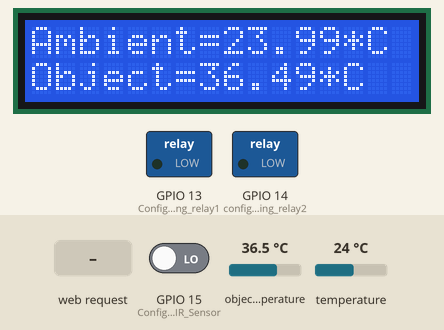
This sketch was run on a simulated ESP8266 (NodeMCU). Parts: 16×2 character LCD, switched loads named in the sketch (green lamp = pin HIGH). The test bench sets the inputs (shaded band); at power-on: GPIO 15 (Configuring_PIR_Sensor) LOW, object temperature 36.5 °C, temperature 24 °C. WiFi joins after 1.5 s; servers stay silent unless stated; what the sketch prints to the serial monitor is not drawn.

Above: at 11.0 s.
11.1 s: GPIO 15 (Configuring_PIR_Sensor) driven HIGH
At 12.3 s:
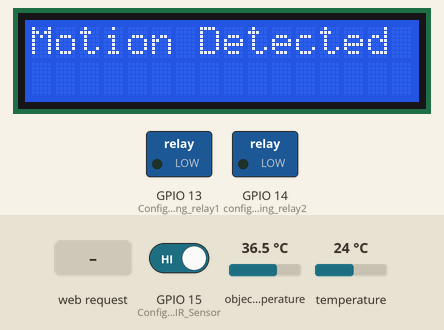
18.6 s: object temperature set to 37.5 °C
At 20.6 s:
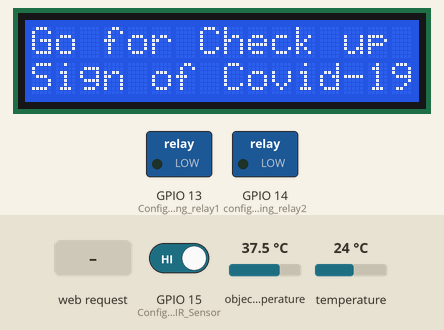
26.1 s: temperature set to 41 °C
At 30.59 s:
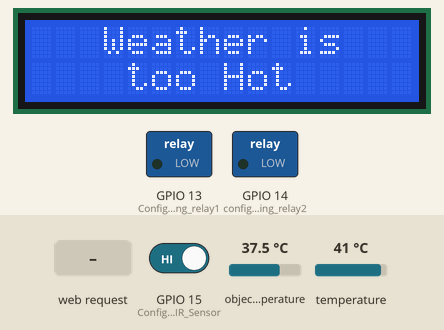
32.2 s: HTTP request GET /Relay1Off received
At 37.2 s:
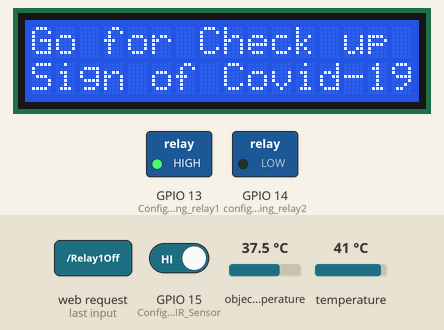
38.1 s: HTTP request GET /Relay2Off received
At 42.7 s:
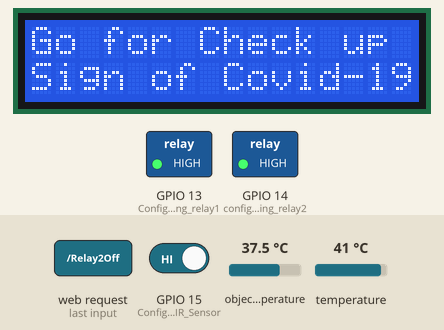
43.7 s: HTTP request GET /Relay1On received
At 48.2 s:
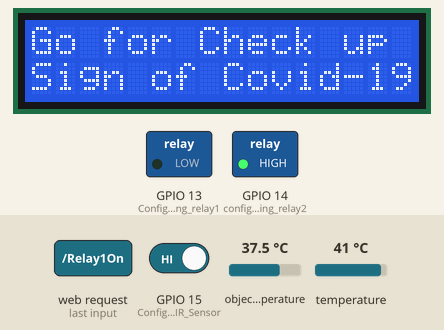
Timing chart, 0 to 49.7 s (numbered marks = the images above; inputs shaded):
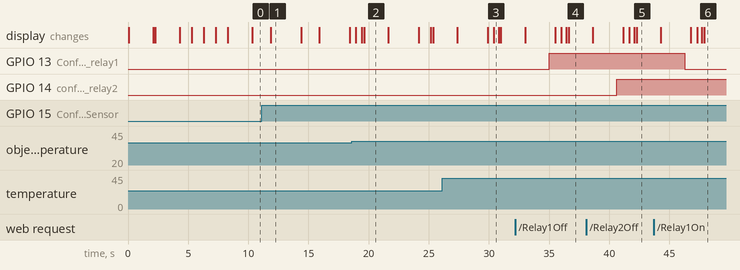

Measured:
- the behaviour switches between 37 and 37.1 °C on object temperature (found by bisection; images 1 and 2)
- after the input at 11.1 s, the display: changes after 0.76 s (image 1)
- after the input at 18.6 s, the display: first changes after 0.32 s (image 2 shows a later state)
- after the input at 32.2 s, GPIO 13 (Configuring_relay1): LOW → HIGH after 2.8 s
- after the input at 38.1 s, GPIO 14 (configuring_relay2): LOW → HIGH after 2.5 s
- after the input at 43.7 s, GPIO 13 (Configuring_relay1): HIGH → LOW after 2.6 s
- what the display in image 1 shows lasts 2.5 s, from 11.9 s to 14.4 s

The sketch:

Home_Automation.ino
```cpp
/////////////////////////////////
// IoT Based Home Automation By: Bello  Abeeb Akorede
//Features: Display, PIR Motion sensing , Alarm, Android App
/////////////////////////////////
#include <ESP8266WiFi.h>
String  i;
WiFiServer server(80);
////////Contactless Code//////////////////////////////////////
#include <Wire.h>
#include <Adafruit_MLX90614.h>
Adafruit_MLX90614 mlx = Adafruit_MLX90614();
#include <LiquidCrystal.h>
LiquidCrystal lcd(16,0,12,2,3,1);
/////////buzzer////////////////
//int buzzerPin = 9;
//////////////////////////////

void temperatureTracking(void){
  Serial.print("Ambient = "); Serial.print(mlx.readAmbientTempC());
  Serial.print("*C\tObject = "); Serial.print(mlx.readObjectTempC()); Serial.println("*C");
  Serial.print("Ambient = "); Serial.print(mlx.readAmbientTempF());
  Serial.print("*F\tObject = "); Serial.print(mlx.readObjectTempF()); Serial.println("*F");

}
/////////////////////////////////////////////////////////////////////////////////////////////
void welcome()
 {
  lcd.begin(16,2);        lcd.clear();        lcd.print("IoT Based");        lcd.setCursor(0,1);       lcd.print("Home Automation");        delay(2000);        lcd.clear();        delay(200);
  lcd.print("Constructed By: ");            delay(2000);                          lcd.clear();
  ////////////////////////////////////////////////////////////////Adewoyin Adeola
  lcd.print("Mariam Sulleiman");             delay(1000);                          lcd.setCursor(0,1);       lcd.print("2015/1/54483EE"); delay(1000);         lcd.clear();
  //////////////////////////////////////////////////////////////////Adedokun Victor
  lcd.print("Supervised By:");             delay(1000);                           lcd.setCursor(0,1);      lcd.print("Prof.Engr Tsado");  delay(1000);         lcd.clear();     lcd.clear();
  ///////////////////////////////////////////////////////////////////////

 }
///////////////////////////////////////////////////////////////////////////////////////////////
void setup()
{
  i = "";
delay(10);
Serial.begin(9600);
welcome();
pinMode(13, OUTPUT);     //Configuring relay1
pinMode(14, OUTPUT);    //configuring relay2
//pinMode (15, INPUT);    //Configuring PIR Sensor
//pinMode (buzzerPin, OUTPUT);  //configuring Buzzer Pin
//digitalWrite (buzzerPin, LOW);
digitalWrite(13,LOW);
digitalWrite(14,LOW);
//digitalWrite (buzzerPin , LOW);
  WiFi.disconnect();
  Serial.println("Start");
  WiFi.begin("Msulleiman","@Amiratu2");
  while ((!(WiFi.status() == WL_CONNECTED)))
  {
  delay(300);
  Serial.print("...");

  }
  Serial.println("Connected");
  Serial.println((WiFi.localIP().toString()));
  server.begin();
  mlx.begin();

}


void loop()
{
    temperatureTracking();
    /////////////////temperature data on digital display//////////////////
    delay(500);
    lcd.clear();
  //lcd.setCursor (0,1);
  lcd.print("Ambient="); //lcd.setCursor(11,0);
  lcd.print (mlx.readAmbientTempC());

   lcd.print("*C");     lcd.print(" ");

   lcd.setCursor(0,1);
   lcd.print ("Object="); lcd.print (mlx.readObjectTempC()); lcd.print("*C");lcd.print (" ");     delay (500);
    if (mlx.readAmbientTempC()>=40)
   {
    lcd.clear();       lcd.setCursor(3,0);       lcd.print("Weather is");    lcd.setCursor(4,1);      lcd.print("too Hot");     delay(400);

   }
   else
   {
    lcd.clear();       lcd.print("Ambient=");          lcd.print (mlx.readAmbientTempC());       lcd.print("*C");      lcd.print(" ");       lcd.setCursor(0,1);
    lcd.print ("Object="); lcd.print (mlx.readObjectTempC()); lcd.print("*C");lcd.print (" ");       delay (500);
   }

 //Alarm Unit
if (mlx.readObjectTempC() >= 37 )
{
  lcd.clear();
  delay(200);
  lcd.print("Go for Check up");
  lcd.setCursor(0,1);
  lcd.print("Sign of Covid-19");
  delay(2000);

  //digitalWrite(buzzerPin,HIGH);
// delay(1000);
 //digitalWrite(buzzerPin,LOW);
  //delay(1000);
 //digitalWrite(buzzerPin,HIGH);
 // delay(1000);
 // digitalWrite(buzzerPin,LOW);
 // delay(1000);
  // digitalWrite(buzzerPin,HIGH);
 //delay(1000);
 //digitalWrite(buzzerPin,LOW);
//delay(1000);

}
 else
   {
    lcd.clear();
    lcd.print("Ambient="); //lcd.setCursor(11,0);
  lcd.print (mlx.readAmbientTempC());
  lcd.print("*C");
   lcd.print(" ");
    lcd.setCursor(0,1);
   lcd.print ("Object="); lcd.print (mlx.readObjectTempC()); lcd.print("*C");lcd.print (" ");
   delay (500);
   }


    //////////////////////////////////////////////////////////////////////
     if ((digitalRead(15)==HIGH))
     {
    //digitalWrite (buzzerPin, HIGH);
    //delay(2000);
    Serial.println("Motion Detected");
    lcd.clear();          lcd.print ("Motion Detected");  delay(1500);
  }
  else {
    Serial.println("No Motion detected");
    //digitalWrite (buzzerPin, LOW);
  }
   delay(500);
    WiFiClient client = server.available();
    if (!client) { return; }
    while(!client.available()){  delay(1); }
    i = (client.readStringUntil('\r'));
    i.remove(0, 5);
    i.remove(i.length()-9,9);
    if (i == "Relay1On") {
      digitalWrite(13,LOW);
      client.println("HTTP/1.1 200 OK");
      client.println("Content-Type: text/html");
      client.println("");
      client.println("<!DOCTYPE HTML>");
      client.println("<html>");
      client.println("Relay1 is On");
      client.println("</html>");

      delay(1);

    }
    if (i == "Relay1Off") {
      digitalWrite(13,HIGH);
      client.println("HTTP/1.1 200 OK");
      client.println("Content-Type: text/html");
      client.println("");
      client.println("<!DOCTYPE HTML>");
      client.println("<html>");
      client.println("Relay1 is Off");
      client.println("</html>");


      delay(1);

    }
    if (i == "Relay2On") {
      digitalWrite(14,LOW);
      client.println("HTTP/1.1 200 OK");
      client.println("Content-Type: text/html");
      client.println("");
      client.println("<!DOCTYPE HTML>");
      client.println("<html>");
      client.println("Relay2 is On");
      client.println("</html>");

      delay(1);

    }
    if (i == "Relay2Off") {
      digitalWrite(14,HIGH);
      client.println("HTTP/1.1 200 OK");
      client.println("Content-Type: text/html");
      client.println("");
      client.println("<!DOCTYPE HTML>");
      client.println("<html>");
      client.println("Relay2 is Off");
      client.println("</html>");

      delay(1);

    }
     if (i == "AmbientTemperature") {

      client.println("HTTP/1.1 200 OK");
      client.println("Content-Type: text/html");
      client.println("");
      client.println("<!DOCTYPE HTML>");
      client.println("<html>");
      client.println(mlx.readAmbientTempC());
      client.println("</html>");

      delay(1);

    }
     if (i == "ObjectTemperature") {

      client.println("HTTP/1.1 200 OK");
      client.println("Content-Type: text/html");
      client.println("");
      client.println("<!DOCTYPE HTML>");
      client.println("<html>");
      client.println(mlx.readObjectTempC());
      client.println("</html>");

      delay(1);

    }

    /////////////temperature Condition////////////////////////////

}
```
